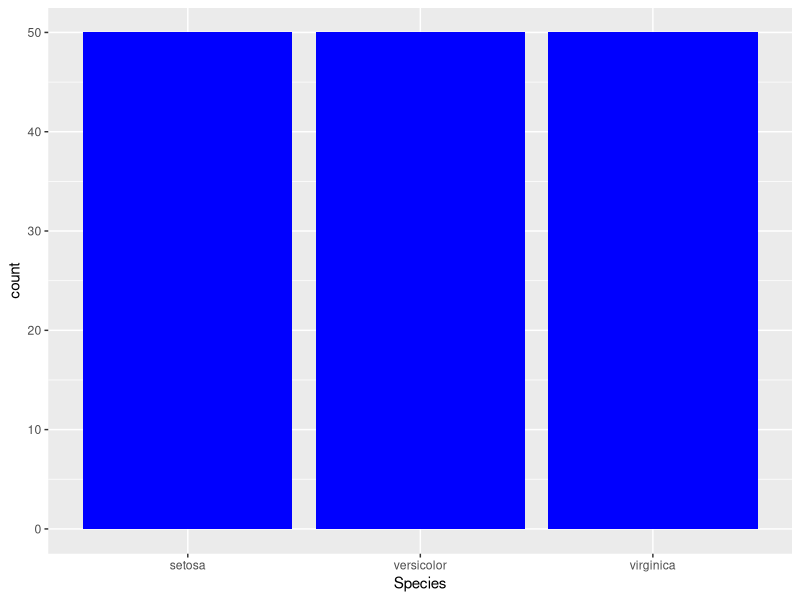
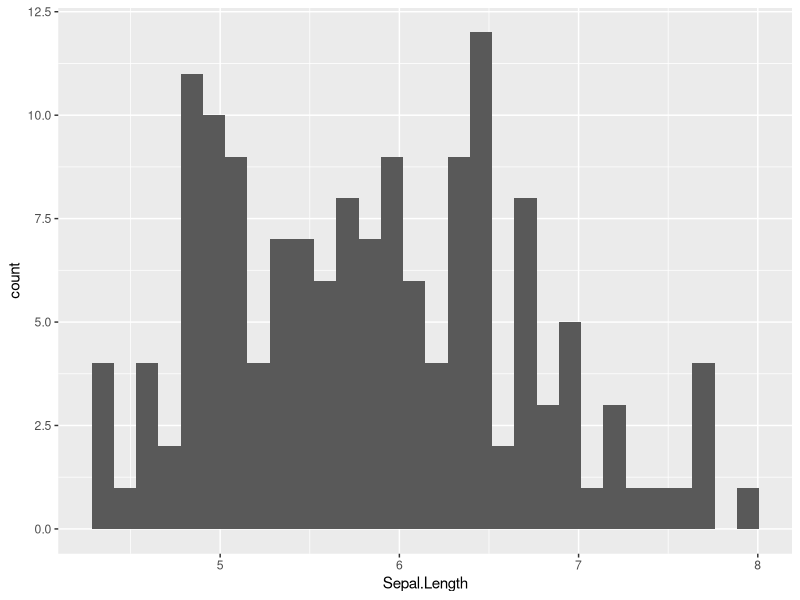
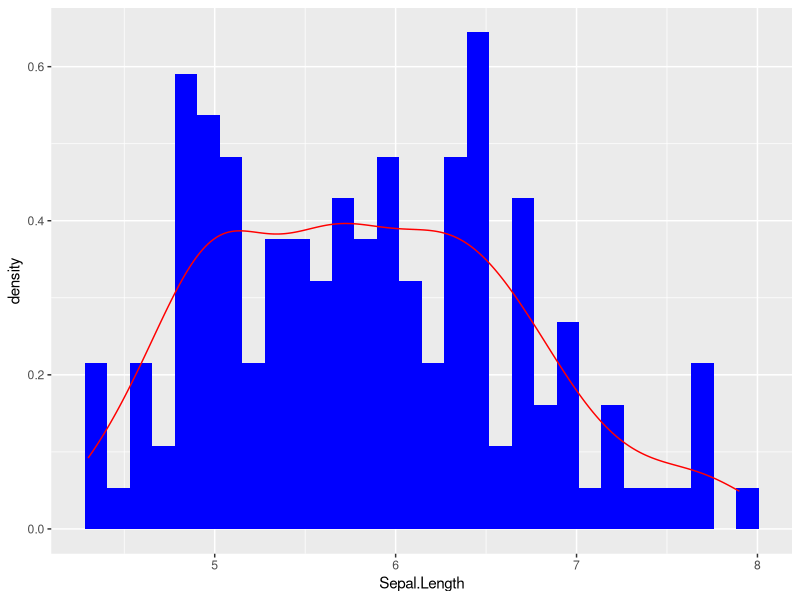
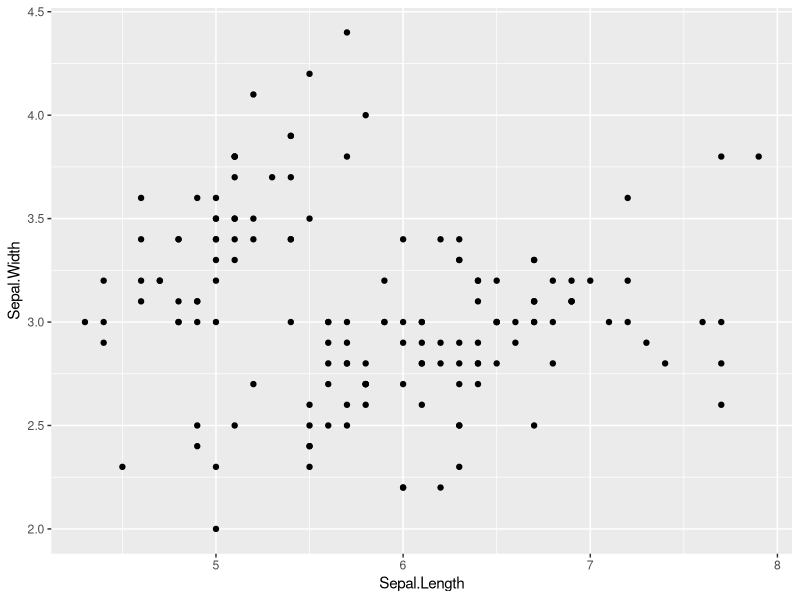
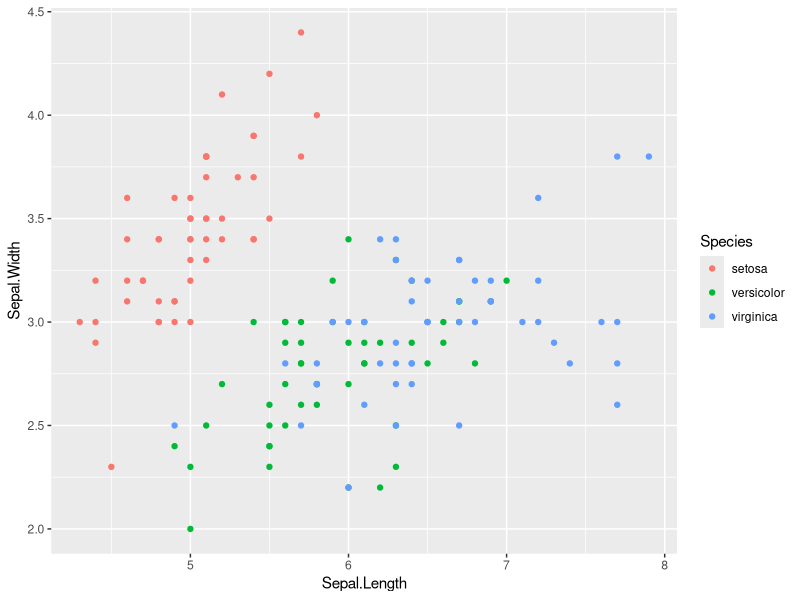
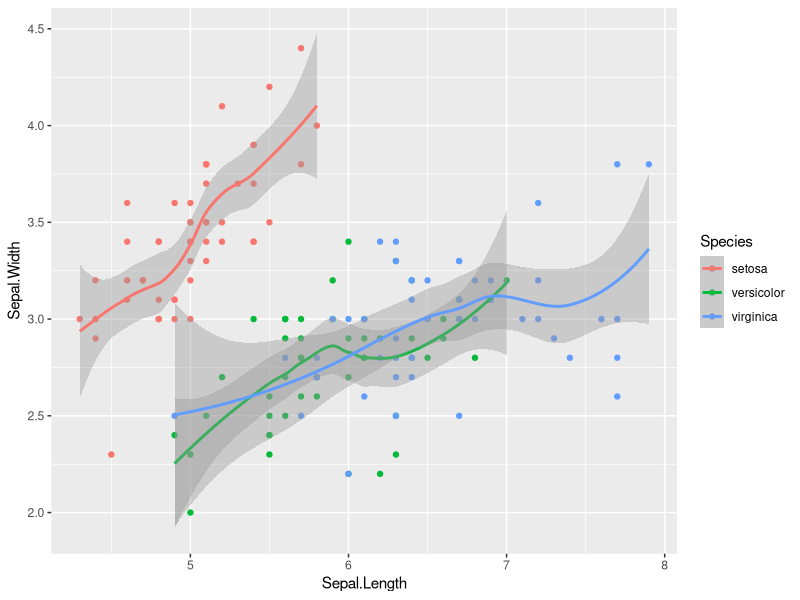
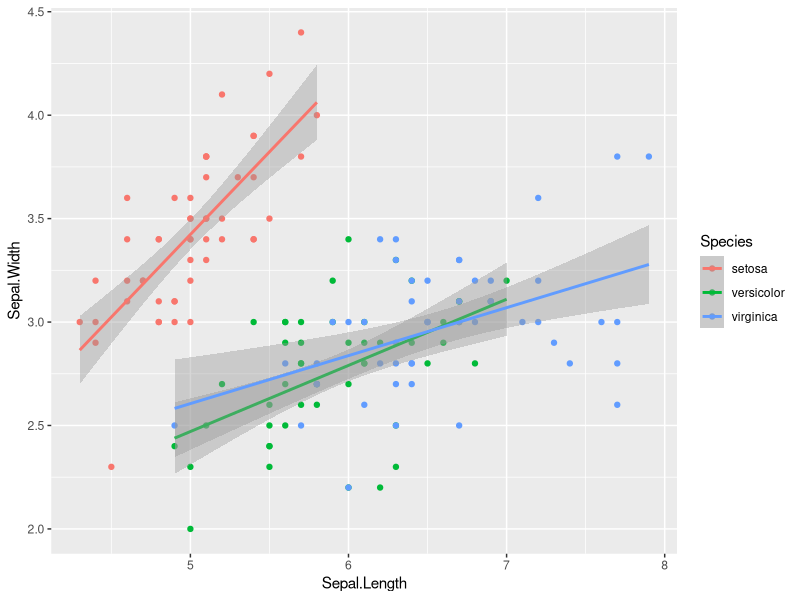
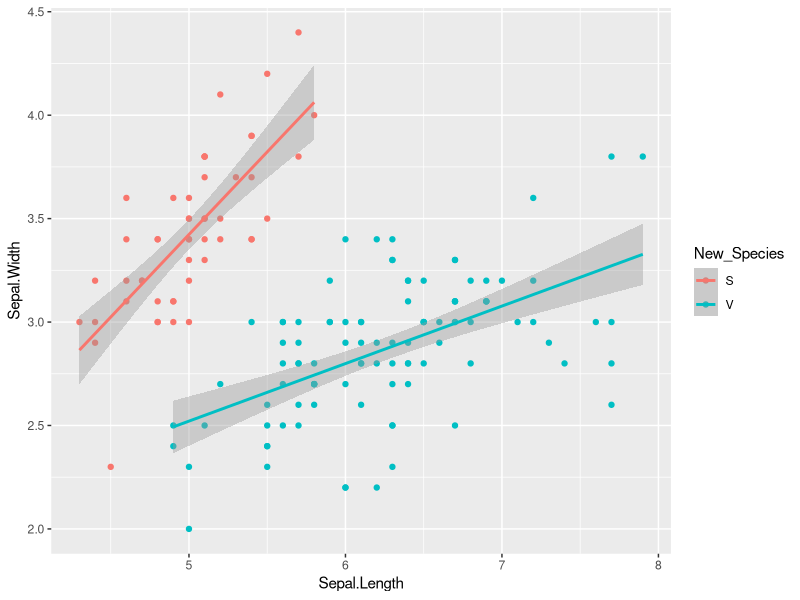

The R script that drew these images, in order:
data(iris) # This command loads a built-in dataset from R about flowers.
View(iris)
help(iris) # The help file provide some details about the dataset.

summary(iris) # Summary stats


# Now let's do some plots

# If you don't have these two libraries, please install them first by using 
# the the packages tab (bottom right pane)

library(ggplot2) # This package is very useful for graphs
library(dplyr)  # This package ('data plyer') is very useful for manipulating datasets


ggplot(data=iris) + aes(x=Species) + geom_bar(fill='blue')

ggplot(data=iris) + aes(x=Sepal.Length) + geom_histogram()

ggplot(data=iris) + aes(x=Sepal.Length) + geom_histogram(aes(y=..density..), fill='blue') +
  geom_density(col='red')


ggplot(data=iris) + aes(x=Sepal.Length, y=Sepal.Width) + geom_point()

ggplot(data=iris) + aes(x=Sepal.Length, y=Sepal.Width, col=Species) + geom_point()

ggplot(data=iris) + aes(x=Sepal.Length, y=Sepal.Width, col=Species) + 
  geom_point() +
  geom_smooth()

# If you need to fit a linear model, we can specify that using the 'method' parameter.
ggplot(data=iris) + aes(x=Sepal.Length, y=Sepal.Width, col=Species) + 
  geom_point() +
  geom_smooth(method = 'lm')

# It seems like the two species, vesicolor and virginica are kind of looks the same,  Let's 
# combine them into one sepecies and create a new variable called 'New_Species'.
iris$New_Species = recode(iris$Species, 'setosa'='S', 'versicolor'='V', 'virginica'='V')
View(iris)

ggplot(data=iris) + aes(x=Sepal.Length, y=Sepal.Width, col=New_Species) + 
  geom_point() +
  geom_smooth(method='lm')

ggplot(data=iris) + aes(x=New_Species) + geom_bar(fill='blue')
